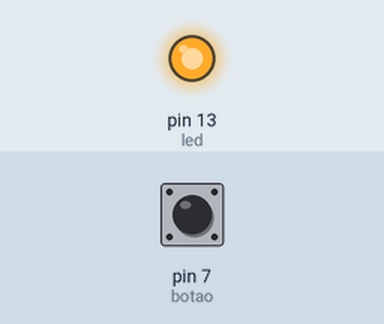
Recording of a sketch running on a simulated Arduino Uno, built with avr-gcc and run on an emulated ATmega328P. On the bench: output pins drawn as LEDs (lit = HIGH). Inputs (shaded band) come from the test bench; at power-on: pin 7 (botao) HIGH.

Above: at 1.2 s.
1.3 s: pin 7 (botao) pulled LOW for 0.15 s
At 1.37 s:
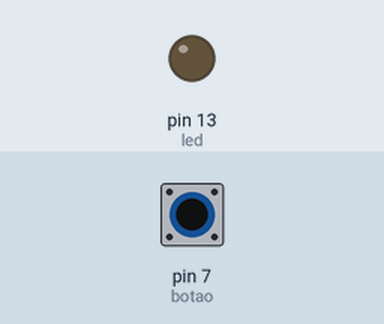
2.9 s: pin 7 (botao) pulled LOW for 3.2 s
At 7.4 s:
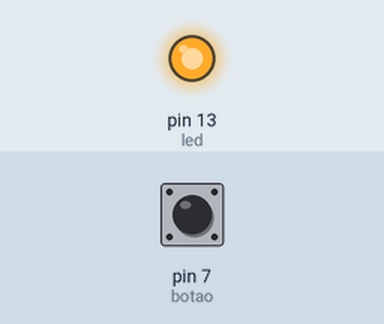
Timing chart, 0 to 8.9 s (numbered marks = the images above; inputs shaded):
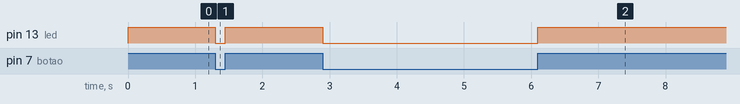

The sketch:

Semana4_Desafio1.ino
```cpp
int botao = 7;
int led = 13;
int estado = 0;

void setup()
{
  pinMode(led, OUTPUT);
  pinMode(botao, INPUT_PULLUP);
}

void loop()
{
  estado = digitalRead(botao);

  if (digitalRead(botao) == 1)
  {
    digitalWrite(led,HIGH);
  }
  else
  {
    digitalWrite(led,LOW);
  }
}
```

Measured:
- after the input at 1.3 s, pin 13 (led): HIGH → LOW at once, → HIGH 0.15 s later
- after the input at 2.9 s, pin 13 (led): HIGH → LOW at once, → HIGH 3.2 s later
